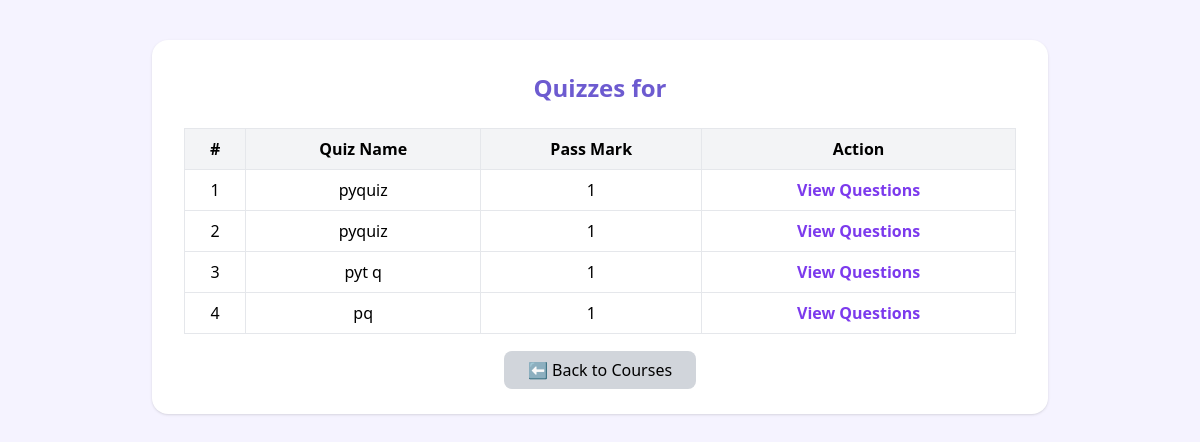
Screenshot of /faculty/courses/1/quizzes/ (signed in) with the database file from the repository.
### Common/models.py (models this page shows, shortened)
class Quiz(models.Model):
    faculty = models.ForeignKey(
        FacultyRegistration,
        on_delete=models.CASCADE,
        related_name="quizzes"
    )
    subject = models.ForeignKey(
        Subject,
        on_delete=models.PROTECT
    )
    semester = models.CharField(max_length=30)
    quiz_name = models.CharField(max_length=40)
    pass_mark = models.IntegerField()

### Faculty/views.py (the view)
# urls.py: path('faculty/courses/<int:course_id>/quizzes/',views.faculty_course_quizzes,name='faculty_course_quizzes'),
def faculty_course_quizzes(request, course_id):
    faculty_id = request.session.get("faculty_id")
    if not faculty_id:
        return redirect("faculty_login")
    quizzes = Quiz.objects.filter(
        subject__course_id=course_id,
        faculty_id=faculty_id
    )
    return render(request, "faculty/course_quiz_list.html", {
        "quizzes": quizzes
    })

### Faculty/Templates/faculty/course_quiz_list.html (shortened to what this page needs)
<!DOCTYPE html>
<html>
<head>
    <script src="https://cdn.tailwindcss.com"></script>
</head>
<body class="bg-[#F5F3FF] min-h-screen p-10">
<div class="max-w-4xl mx-auto bg-white p-8 rounded-2xl shadow">
    <h2 class="text-2xl font-bold text-center text-[#6D5BD0] mb-6">
        Quizzes for {{ course.course_name }}
    </h2>
    {% if quizzes %}
        <table class="w-full border text-center">
            <thead class="bg-gray-100">
                <tr>
                    <th class="border p-2">#</th>
                    <th class="border p-2">Quiz Name</th>
                    <th class="border p-2">Pass Mark</th>
                    <th class="border p-2">Action</th>
                </tr>
            </thead>
            <tbody>
                {% for quiz in quizzes %}
                <tr class="hover:bg-violet-50 transition">
                    <td class="border p-2">{{ forloop.counter }}</td>
                    <td class="border p-2">{{ quiz.quiz_name }}</td>
                    <td class="border p-2">{{ quiz.pass_mark }}</td>
                    <td class="border p-2">
                        <a href="{% url 'faculty_quiz_detail' quiz.id %}"
                           class="text-violet-600 font-semibold hover:underline">
                            View Questions
                        </a>
                    </td>
                </tr>
                {% endfor %}
            </tbody>
        </table>
    {% else %}
        <p class="text-center text-gray-500">
            No quizzes available for this course.
        </p>
    {% endif %}
    <div class="text-center mt-6">
        <a href="{% url 'cource_list' %}"
           class="px-6 py-2 bg-gray-300 rounded-lg hover:bg-gray-400">
            ⬅ Back to Courses
        </a>
    </div>
</div>
</body>
</html>

### rows the page displays
Quiz: quiz_name "pyquiz", pass_mark "1"
Quiz: quiz_name "pyquiz", pass_mark "1"
Quiz: quiz_name "pyt q", pass_mark "1"
Quiz: quiz_name "pq", pass_mark "1"
